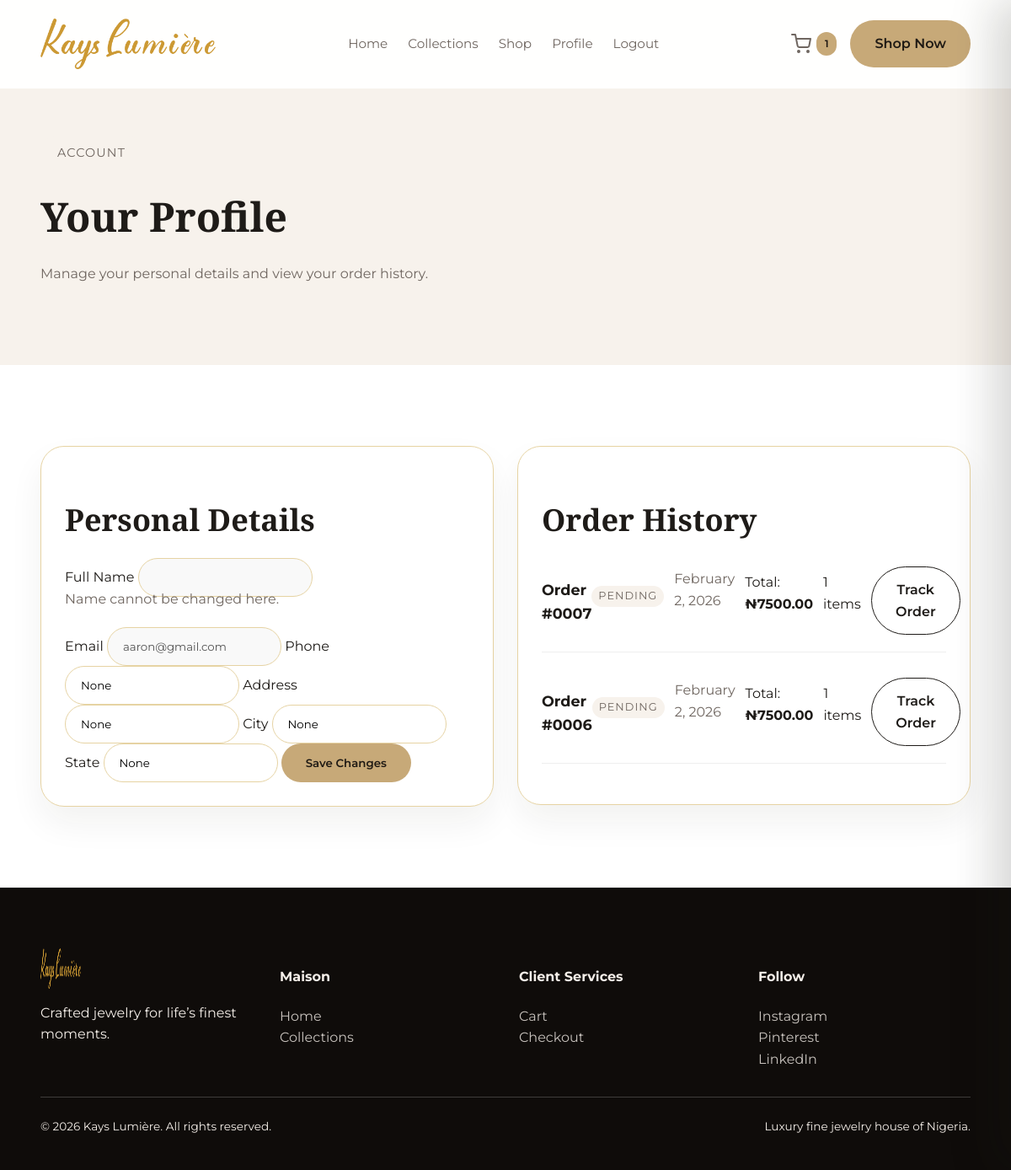
Page /accounts/profile/ (signed in) on the earlier database version.
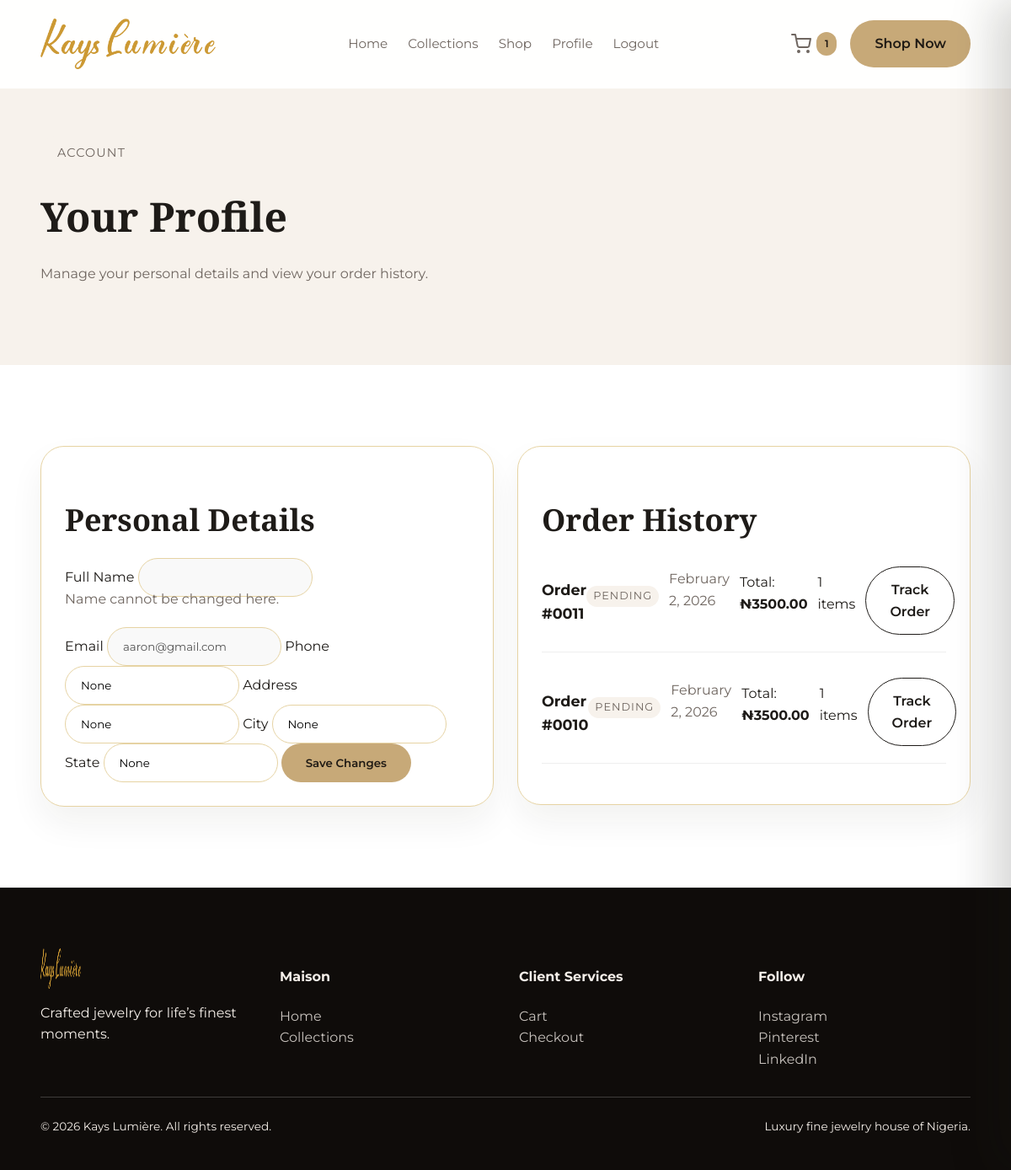
Same page on the later database version.
### accounts/models.py (models this page shows, shortened)
class Profile(models.Model):
    user = models.OneToOneField(User, on_delete=models.CASCADE)
    phone = models.CharField(max_length=20, blank=True, null=True)
    address = models.TextField(blank=True, null=True)
    city = models.CharField(max_length=100, blank=True, null=True)
    state = models.CharField(max_length=100, blank=True, null=True)

### orders/models.py (models this page shows, shortened)
class Order(models.Model):
    STATUS_CHOICES = (
        ('Pending', 'Pending'),
        ('Paid', 'Paid'),
        ('Shipped', 'Shipped'),
        ('Delivered', 'Delivered'),
    )
    user = models.ForeignKey(User, on_delete=models.CASCADE)
    order_id = models.CharField(max_length=100, unique=True, default=uuid.uuid4)
    total_amount = models.DecimalField(max_digits=10, decimal_places=2)
    shipping_fee = models.DecimalField(max_digits=10, decimal_places=2, default=0.00)
    status = models.CharField(max_length=20, choices=STATUS_CHOICES, default='Pending')
    shipping_address = models.TextField()
    city = models.CharField(max_length=100)
    state = models.CharField(max_length=100)
    created_at = models.DateTimeField(auto_now_add=True)
    flutterwave_ref = models.CharField(max_length=100, blank=True, null=True)

### accounts/views.py (the view, shortened to what this page needs)
# urls.py: path('profile/', views.profile_view, name='profile'),
@login_required
def profile_view(request):
    profile, created = Profile.objects.get_or_create(user=request.user)
    from orders.models import Order
    orders = Order.objects.filter(user=request.user).order_by('-created_at')
    return render(request, 'profile.html', {'profile': profile, 'orders': orders})

### orders/context_processors.py (called while the page is built)
def cart_count(request):
    if request.user.is_authenticated:
        try:
            cart = Cart.objects.get(user=request.user)
            return {'cart_item_count': cart.items.count()}
        except Cart.DoesNotExist:
            return {'cart_item_count': 0}
    return {'cart_item_count': 0}

### templates/profile.html (shortened to what this page needs)
{% extends 'base.html' %}
{% load static %}
{% block content %}
    <section class="page-hero">
      <div class="container editorial-animate">
        <span class="pill">Account</span>
        <h1>Your Profile</h1>
        <p class="section-subtitle">
          Manage your personal details and view your order history.
        </p>
      </div>
    </section>
    <section class="section fade-in">
      <div class="container grid grid-2" style="align-items: start;">
        <div class="card">
          <h2 class="section-title">Personal Details</h2>
          <form method="POST" action="{% url 'profile' %}">
            <label>Full Name</label>
            <input class="field" type="text" value="{{ user.get_full_name }}" disabled style="background-color: #f9f9f9;" />
            <p class="auth-muted" style="margin-top: -10px; margin-bottom: 20px;">Name cannot be changed here.</p>
            <label>Email</label>
            <input class="field" type="email" value="{{ user.email }}" disabled style="background-color: #f9f9f9;" />
            <label for="phone">Phone</label>
            <input class="field" id="phone" name="phone" type="tel" value="{{ profile.phone }}" />
            <label for="address">Address</label>
            <input class="field" id="address" name="address" type="text" value="{{ profile.address }}" />
            <label for="city">City</label>
            <input class="field" id="city" name="city" type="text" value="{{ profile.city }}" />
            <label for="state">State</label>
            <input class="field" id="state" name="state" type="text" value="{{ profile.state }}" />
            <button class="btn btn-gold" type="submit">Save Changes</button>
          </form>
        </div>
        <div class="card">
          <h2 class="section-title">Order History</h2>
          {% if orders %}
            <div class="orders-list">
              {% for order in orders %}
              <div class="order-item" style="border-bottom: 1px solid #eee; padding-bottom: 20px; margin-bottom: 20px;">
                <div style="display: flex; justify-content: space-between; align-items: center;">
                  <h3 style="font-size: 1.1rem; margin-bottom: 5px;">Order #{{ order.id|stringformat:"04d" }}</h3>
                  <span class="pill" style="font-size: 0.8rem; padding: 2px 8px;">{{ order.get_status_display }}</span>
                </div>
                <p class="auth-muted">{{ order.created_at|date:"F j, Y" }}</p>
                <p>Total: <strong>₦{{ order.total_amount }}</strong></p>
                <p>{{ order.items.count }} items</p>
                <a href="{% url 'order_detail' order.order_id %}" class="btn btn-outline" style="margin-top: 10px; width: 100%; text-align: center;">Track Order</a>
              </div>
              {% endfor %}
            </div>
          {% else %}
            <p>You haven't placed any orders yet.</p>
            <a href="{% url 'shop' %}" class="btn btn-outline" style="margin-top: 20px;">Start Shopping</a>
          {% endif %}
        </div>
      </div>
    </section>
{% endblock %}

### templates/base.html (shortened to what this page needs)
{% load static %}
<!DOCTYPE html>
<html lang="en">
  <head>
    <link rel="stylesheet" href="{% static 'css/style.css' %}" />
  </head>
  <body>
    <header class="header">
      <div class="container nav-inner" aria-label="Primary navigation">
        <a class="logo" href="{% url 'home' %}">
          <img src="{% static 'images/logo.png' %}" alt="Kays Lumière logo" />
        </a>
        <nav class="nav-links" aria-label="Main navigation">
          <a href="{% url 'home' %}">Home</a>
          <a href="{% url 'collections' %}">Collections</a>
          <a href="{% url 'shop' %}">Shop</a>
          {% if user.is_authenticated %}
            <a href="{% url 'profile' %}">Profile</a>
            <a href="{% url 'logout' %}">Logout</a>
          {% else %}
            <a href="{% url 'login' %}">Login</a>
            <a href="{% url 'signup' %}">Sign Up</a>
          {% endif %}
        </nav>
        <div class="nav-cta">
          <a href="{% url 'cart' %}" aria-label="Cart">
            <span class="cart-count" data-cart-count>{{ cart_item_count|default:"0" }}</span>
          </a>
          <a class="btn btn-gold" href="{% url 'shop' %}">Shop Now</a>
        </div>
      </div>
    </header>
    {% block content %}{% endblock %}
    <footer class="footer">
      <div class="container footer-grid">
        <div>
          <div class="footer-logo">
            <img src="{% static 'images/logo.png' %}" alt="Kays Lumière logo" />
          </div>
          <p>Crafted jewelry for life’s finest moments.</p>
        </div>
        <div>
          <h4>Maison</h4>
          <a href="{% url 'home' %}">Home</a><br />
          <a href="{% url 'collections' %}">Collections</a>
        </div>
        <div>
          <h4>Client Services</h4>
          <a href="{% url 'cart' %}">Cart</a><br />
          <a href="{% url 'checkout' %}">Checkout</a>
        </div>
        <div>
          <h4>Follow</h4>
          <a href="#">Instagram</a><br />
          <a href="#">Pinterest</a><br />
          <a href="#">LinkedIn</a>
        </div>
      </div>
      <div class="container footer-bottom">
        <span>© 2026 Kays Lumière. All rights reserved.</span>
        <span>Luxury fine jewelry house of Nigeria.</span>
      </div>
    </footer>
  </body>
</html>

### static/css/style.css (style rules this page uses)
:root { --bg: #ffffff; --ivory: #f7f2ec; --champagne: #e7d8c8; --gold: #c7a978; --gold-subtle: #E6D3A3; --ink: #1e1b18; --muted: #6f6660; --border: #E6D3A3; --shadow: 0 24px 60px rgba(30, 27, 24, 0.12); --radius: 28px; --transition: 0.4s ease; }
* { box-sizing: border-box; }
html { scroll-behavior: smooth; }
body { margin: 0; font-family: "Montserrat", sans-serif; background: var(--bg); color: var(--ink); line-height: 1.6; }
img { max-width: 100%; display: block; }
a { color: inherit; text-decoration: none; }
button, input, textarea, select { font-family: inherit; }
.container { width: min(1200px, 92%); margin: 0 auto; }
.section { padding: 96px 0; }
.section-title { font-family: "Playfair Display", serif; font-size: clamp(2rem, 3vw, 3rem); margin-bottom: 16px; }
.section-subtitle { color: var(--muted); max-width: 640px; }
.pill { display: inline-flex; align-items: center; gap: 10px; padding: 10px 20px; border-radius: 999px; background: var(--ivory); color: var(--muted); font-size: 0.9rem; letter-spacing: 0.08em; text-transform: uppercase; }
.btn { display: inline-flex; align-items: center; gap: 10px; padding: 14px 28px; border-radius: 999px; border: 1px solid transparent; background: var(--ink); color: #fff; font-weight: 600; transition: transform var(--transition), box-shadow var(--transition), background var(--transition); }
.btn-outline { background: transparent; border-color: var(--ink); color: var(--ink); }
.btn-gold { background: var(--gold); color: #1f1a14; }
header { position: fixed; width: 100%; top: 0; z-index: 1000; background: rgba(255, 255, 255, 0.94); backdrop-filter: blur(10px); border-bottom: 1px solid transparent; transition: padding var(--transition), border-color var(--transition), box-shadow var(--transition); }
.nav-inner { display: flex; align-items: center; justify-content: space-between; padding: 22px 0; }
.logo { display: flex; align-items: center; }
.logo img { width: auto; height: 60px; object-fit: contain; }
.nav-links { display: flex; align-items: center; gap: 24px; }
.nav-links a { font-size: 0.95rem; color: var(--muted); transition: color var(--transition); }
.nav-cta { display: flex; align-items: center; gap: 16px; }
.nav-cta > a:not(.btn) { display: flex; align-items: center; gap: 6px; color: var(--muted); transition: color var(--transition); }
.cart-count { background: var(--gold); color: #1a140f; border-radius: 999px; padding: 4px 10px; font-size: 0.75rem; font-weight: 600; }
.grid { display: grid; gap: 28px; }
.grid-2 { grid-template-columns: repeat(auto-fit, minmax(280px, 1fr)); }
.card { background: #fff; border: 1px solid var(--border); border-radius: var(--radius); padding: 28px; box-shadow: 0 20px 40px rgba(30, 27, 24, 0.06); transition: transform var(--transition), box-shadow var(--transition); }
.editorial-animate { opacity: 0; transform: translateY(16px); animation: editorial-fade 0.9s ease forwards; }
.field { flex: 1; padding: 14px 18px; border-radius: 999px; border: 1px solid var(--border); background: #fff; }
.footer { background: #0f0c0a; color: #f5efe9; padding: 72px 0 40px; }
.footer-grid { display: grid; gap: 32px; grid-template-columns: repeat(auto-fit, minmax(220px, 1fr)); }
.footer a { color: #f5efe9; opacity: 0.8; }
.footer-logo { display: flex; align-items: center; gap: 14px; font-family: "Playfair Display", serif; font-size: 1.2rem; }
.footer-logo img { width: 48px; height: 48px; }
.page-hero { padding: 160px 0 80px; background: var(--ivory); }
.page-hero h1 { font-family: "Playfair Display", serif; font-size: clamp(2.4rem, 4vw, 3.6rem); margin: 16px 0 12px; }
.fade-in { opacity: 0; transform: translateY(20px); transition: opacity 0.8s ease, transform 0.8s ease; }
.fade-in.visible { opacity: 1; transform: translateY(0); }
.auth-muted { color: var(--muted); margin-top: 12px; }
.order-item { display: flex; justify-content: space-between; gap: 12px; }
.footer-bottom { border-top: 1px solid rgba(255, 255, 255, 0.2); padding-top: 24px; margin-top: 32px; display: flex; flex-wrap: wrap; gap: 18px; justify-content: space-between; align-items: center; font-size: 0.85rem; }

Differences in the rows shown:
removed Order: id "0007", status "PENDING", created_at "February 2, 2026", total_amount "7500.00", items.count "1"
removed Order: id "0006", status "PENDING", created_at "February 2, 2026", total_amount "7500.00", items.count "1"
added Order: id "0011", status "PENDING", created_at "February 2, 2026", total_amount "3500.00", items.count "1"
added Order: id "0010", status "PENDING", created_at "February 2, 2026", total_amount "3500.00", items.count "1"
